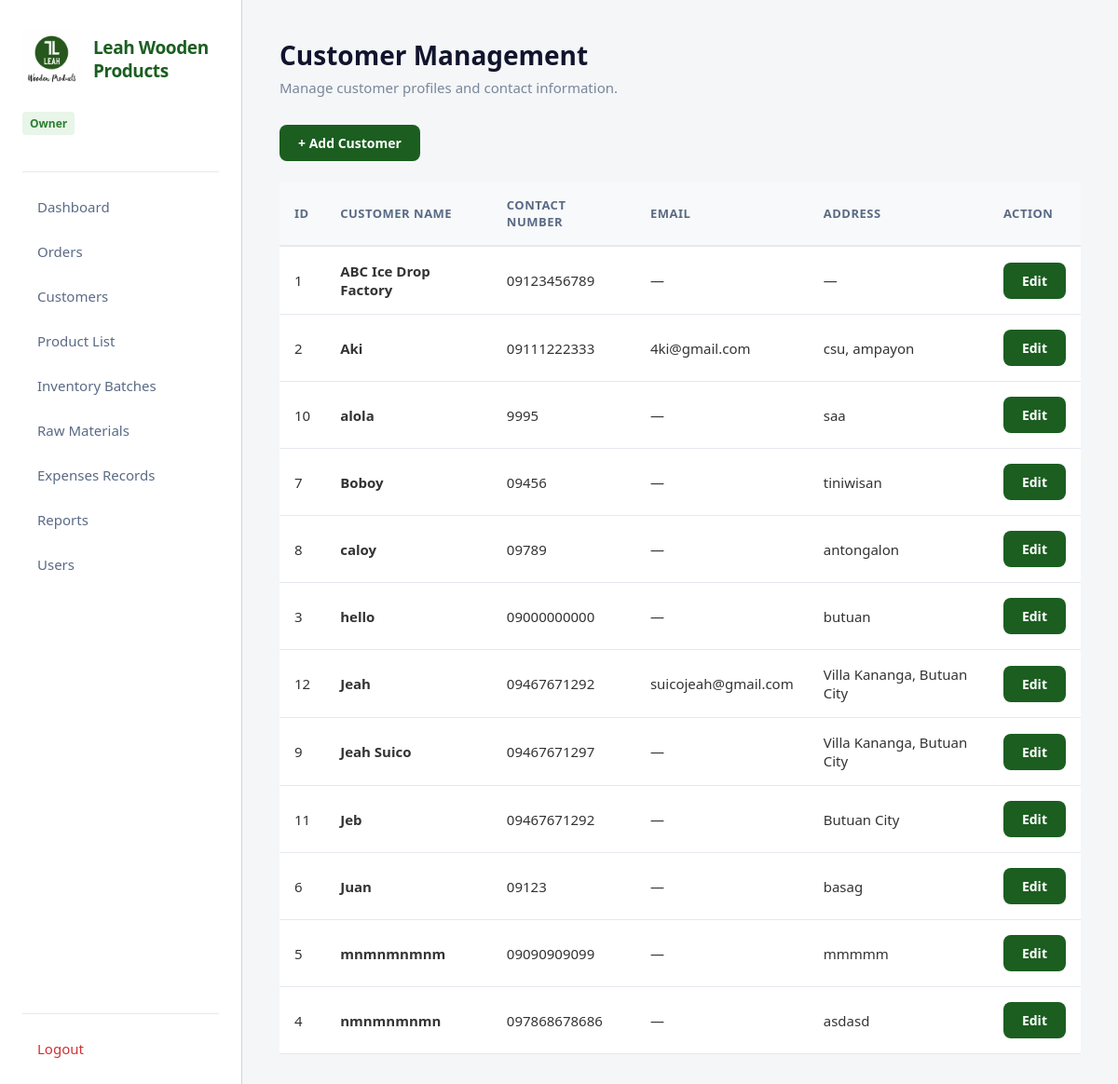
Page /customers.php (signed in) on the earlier database version.
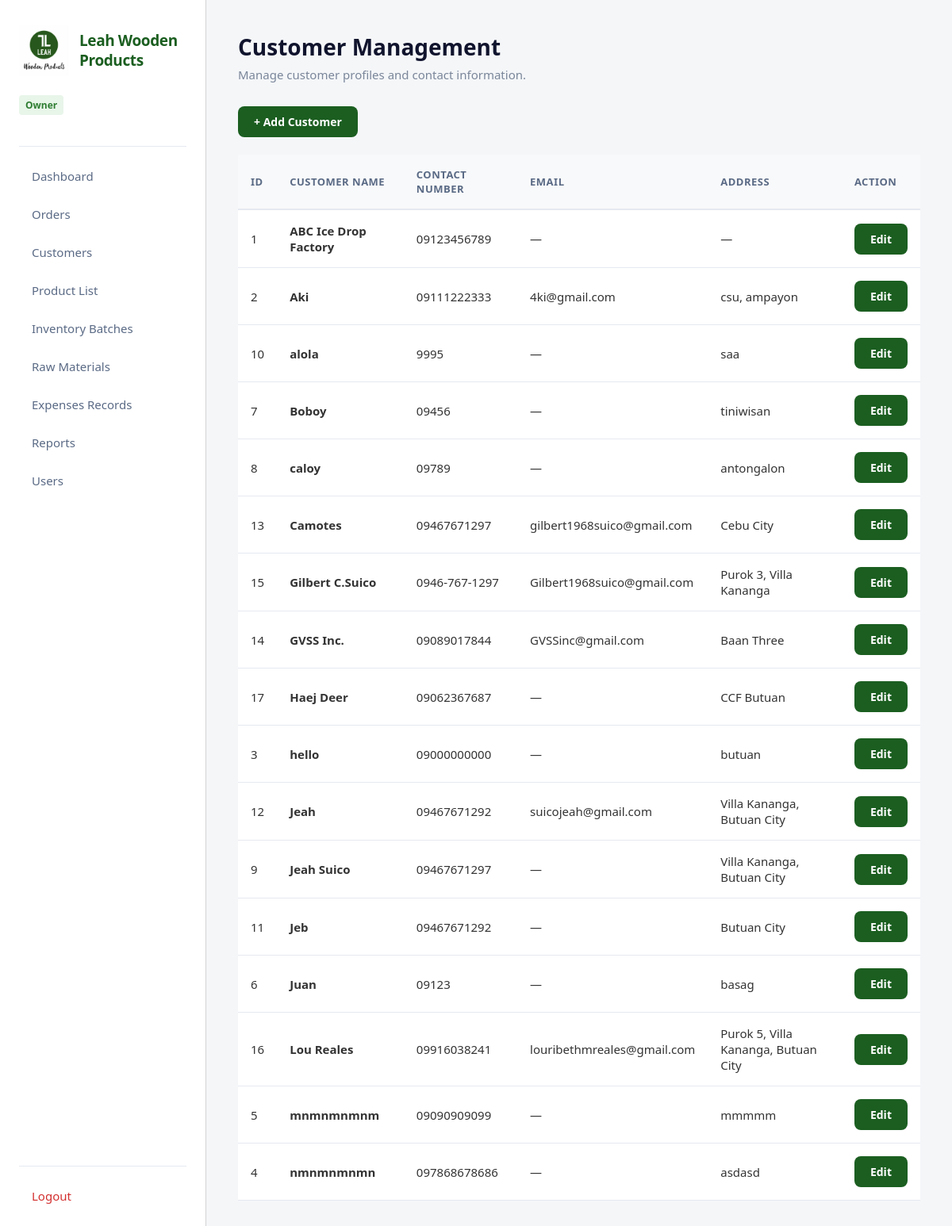
Same page on the later database version.
### tables this page shows
CREATE TABLE `customers` (
  `customer_id` int(11) NOT NULL,
  `customer_name` varchar(150) NOT NULL,
  `contact_number` varchar(30) DEFAULT NULL,
  `email` varchar(150) DEFAULT NULL,
  `address` text DEFAULT NULL,
  `created_at` datetime DEFAULT current_timestamp(),
  `updated_at` datetime DEFAULT current_timestamp() ON UPDATE current_timestamp(),
  `password` varchar(255) DEFAULT NULL,
  `email_verified` tinyint(1) NOT NULL DEFAULT 0
);

### app/controllers/CustomerController.php (called while the page is built, shortened)
<?php
require_once 'config/database.php';
require_once 'app/models/CustomerModel.php';
class CustomerController
{
    private $customerModel;
    public function __construct()
    {
        global $pdo;
        $this->customerModel = new CustomerModel($pdo);
    }
    public function index()
    {
        $customers = $this->customerModel->getAllCustomers();
        include 'app/views/customers/index.php';
    }
}

### app/models/CustomerModel.php (called while the page is built, shortened)
<?php
class CustomerModel
{
    private $pdo;
    public function __construct($pdo)
    {
        $this->pdo = $pdo;
    }
    public function getAllCustomers()
    {
        $stmt = $this->pdo->query("
            SELECT *
            FROM customers
            ORDER BY customer_name ASC
        ");
        return $stmt->fetchAll(PDO::FETCH_ASSOC);
    }
}

### app/views/customers/index.php (the view, shortened to what this page needs)
<?php include 'app/views/layouts/header.php'; ?>
<div class="container">
    <?php include 'app/views/layouts/sidebar.php'; ?>
    <div class="content">
        <h1>Customer Management</h1>
        <p>
            Manage customer profiles and contact information.
        </p>
        <a
            href="customers.php?action=create"
            class="btn"
        >
            + Add Customer
        </a>
        <br><br>
        <table>
            <thead>
                <tr>
                    <th>ID</th>
                    <th>Customer Name</th>
                    <th>Contact Number</th>
                    <th>Email</th>
                    <th>Address</th>
                    <th>Action</th>
                </tr>
            </thead>
            <tbody>
                <?php if (empty($customers)): ?>
                    <tr>
                        <td colspan="6">
                            No customers found.
                        </td>
                    </tr>
                <?php else: ?>
                    <?php foreach ($customers as $customer): ?>
                        <tr>
                            <td>
                                <?= htmlspecialchars(
                                    $customer['customer_id']
                                ); ?>
                            </td>
                            <td>
                                <strong>
                                    <?= htmlspecialchars(
                                        $customer['customer_name']
                                    ); ?>
                                </strong>
                            </td>
                            <td>
                                <?= !empty($customer['contact_number'])
                                    ? htmlspecialchars(
                                        $customer['contact_number']
                                    )
                                    : '—'; ?>
                            </td>
                            <td>
                                <?= !empty($customer['email'])
                                    ? htmlspecialchars(
                                        $customer['email']
                                    )
                                    : '—'; ?>
                            </td>
                            <td>
                                <?= !empty($customer['address'])
                                    ? htmlspecialchars(
                                        $customer['address']
                                    )
                                    : '—'; ?>
                            </td>
                            <td>
                                <a
                                    href="customers.php?action=edit&id=<?= intval($customer['customer_id']); ?>"
                                    class="btn"
                                >
                                    Edit
                                </a>
                            </td>
                        </tr>
                    <?php endforeach; ?>
                <?php endif; ?>
            </tbody>
        </table>
    </div>
</div>
<?php include 'app/views/layouts/footer.php'; ?>

Differences in the rows shown:
added customers: customer_id "13", customer_name "Camotes", contact_number "09467671297", email "gilbert1968suico@gmail.com", address "Cebu City"
added customers: customer_id "15", customer_name "Gilbert C.Suico", contact_number "0946-767-1297", email "Gilbert1968suico@gmail.com", address "Purok 3, Villa Kananga"
added customers: customer_id "14", customer_name "GVSS Inc.", contact_number "09089017844", email "GVSSinc@gmail.com", address "Baan Three"
added customers: customer_id "17", customer_name "Haej Deer", contact_number "09062367687", address "CCF Butuan"
added customers: customer_id "16", customer_name "Lou Reales", contact_number "09916038241", email "louribethmreales@gmail.com", address "Purok 5, Villa Kananga, Butuan City"
